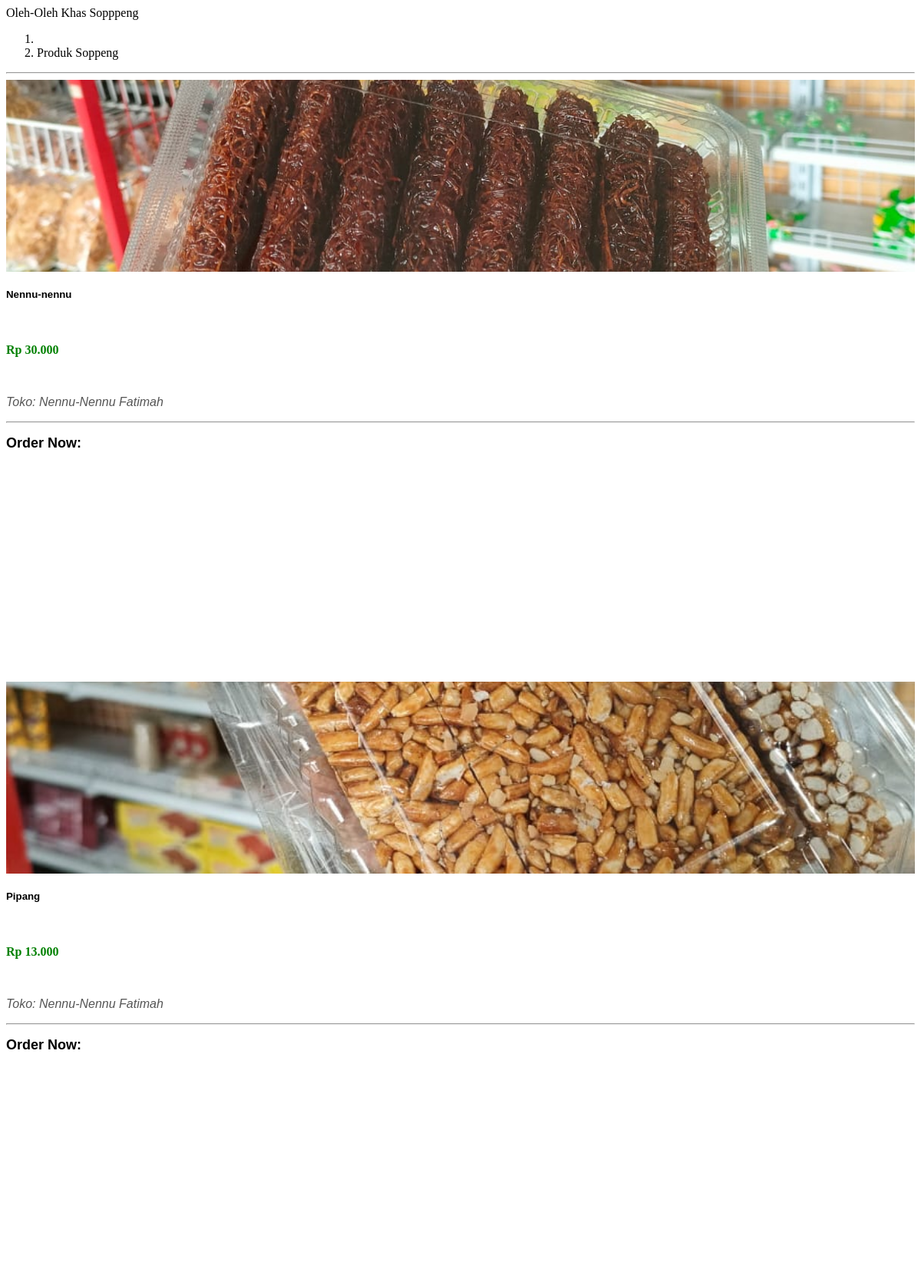
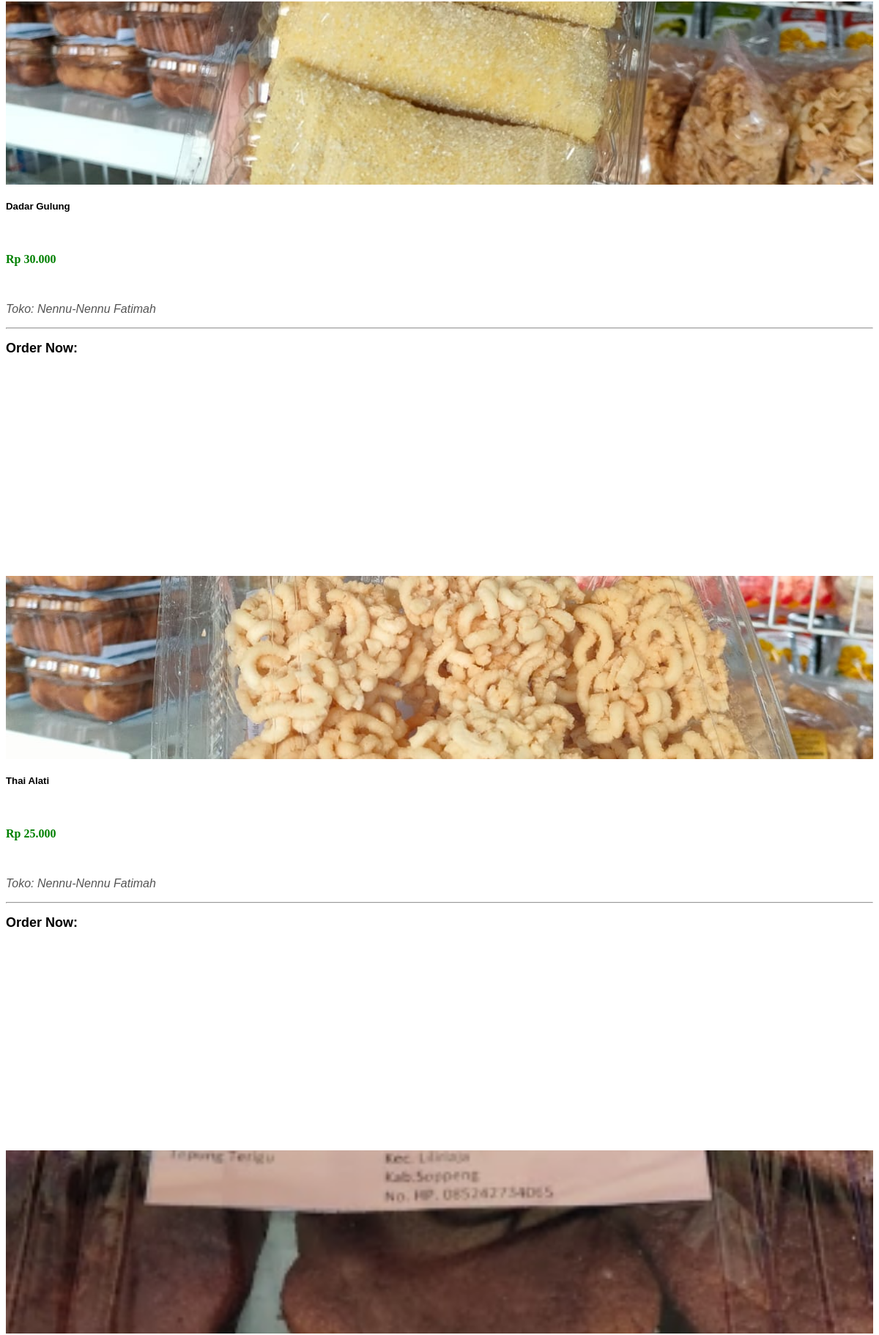
/produk.php (upper part), run on the app's committed database (2 pictures, top to bottom).
### tables this page shows
CREATE TABLE `products` (
  `id` int(11) NOT NULL,
  `name` varchar(100) NOT NULL,
  `category_id` int(11) NOT NULL,
  `PIRT` varchar(255) NOT NULL,
  `description` text DEFAULT NULL,
  `price` decimal(10,2) NOT NULL,
  `stock_status` enum('tersedia','habis') NOT NULL,
  `image_url` varchar(255) DEFAULT NULL,
  `store_id` int(11) NOT NULL
);

CREATE TABLE `toko` (
  `id` int(11) NOT NULL,
  `name` varchar(100) NOT NULL,
  `address` varchar(255) NOT NULL,
  `latitude` float NOT NULL,
  `longitude` float NOT NULL,
  `description` text DEFAULT NULL,
  `whatsapp_number` varchar(15) DEFAULT NULL,
  `image_url` varchar(255) NOT NULL,
  `kecamatan_id` int(11) DEFAULT NULL
);

### produk.php (the view, shortened to what this page needs)
<?php
$conn = mysqli_connect("localhost", "root", "", "sigtos");
$query = "
    SELECT
        products.id AS product_id,
        products.name AS product_name,
        products.description AS product_description,
        products.price AS product_price,
        products.image_url AS product_image,
        toko.name AS store_name,
        toko.whatsapp_number AS store_whatsapp
    FROM products
    INNER JOIN toko ON products.store_id = toko.id
";
$result = mysqli_query($conn, $query);
?>
<div class="page-breadcrumb d-none d-md-flex align-items-center mb-3">
    <div class="breadcrumb-title pr-3">Oleh-Oleh Khas Sopppeng</div>
    <div class="pl-3">
        <nav aria-label="breadcrumb">
            <ol class="breadcrumb mb-0 p-0">
                <li class="breadcrumb-item"><a href="index.php"><i class='bx bx-home-alt'></i></a>
                </li>
                <li class="breadcrumb-item active" aria-current="page">Produk Soppeng</li>
            </ol>
        </nav>
    </div>
</div>
<hr>
<div class="row">
    <?php while ($row = mysqli_fetch_assoc($result)) : ?>
        <div class="col-12 col-lg-3 col-xl-3 mb-4">
            <div class="card">
                <img src="uploads/<?= htmlspecialchars($row['product_image']) ?>" class="card-img-top" alt="<?= htmlspecialchars($row['product_name']) ?>" onerror="this.src='uploads/default.jpg';">
                <div class="card-body">
                    <h5 class="card-title" style="font-family: 'Quicksand', sans-serif; font-weight: bold;"><?= htmlspecialchars($row['product_name']) ?></h5>
                    <br>
                    <p class="mb-0 text-success fw-bold" style="color: green; font-weight: bold; font-size: 16px;">Rp <?= number_format($row['product_price'], 0, ',', '.') ?></p>
                    <br>
                    <p class="mb-0 text-muted fst-italic" style="font-style: italic; color: #555; font-family: 'Quicksand', sans-serif;">Toko: <?= htmlspecialchars($row['store_name']) ?></p>
                    <hr/>
                    <div class="profile-social d-flex align-items-center">
                        <span class="me-2 fw-bold" style="font-weight: bold; font-family: 'Quicksand', sans-serif; font-size: 18px;">Order Now: &nbsp; &nbsp;</span>
                    </div>
                </div>
            </div>
        </div>
    <?php endwhile; ?>
</div>

### produk.php (style rules this page uses)
.card { height: 100%; display: flex; flex-direction: column; }
.card-img-top { height: 250px; object-fit: cover; }
.card-body { flex-grow: 1; }
.card-body hr { margin: 1rem 0; }

### data on the page
products: image_url (picture), name "Nennu-nennu", price "30.000", store.name "Nennu-Nennu Fatimah"
products: image_url (picture), name "Pipang", price "13.000", store.name "Nennu-Nennu Fatimah"
products: image_url (picture), name "Dadar Gulung", price "30.000", store.name "Nennu-Nennu Fatimah"
products: image_url (picture), name "Thai Alati", price "25.000", store.name "Nennu-Nennu Fatimah"
products: image_url (picture)
